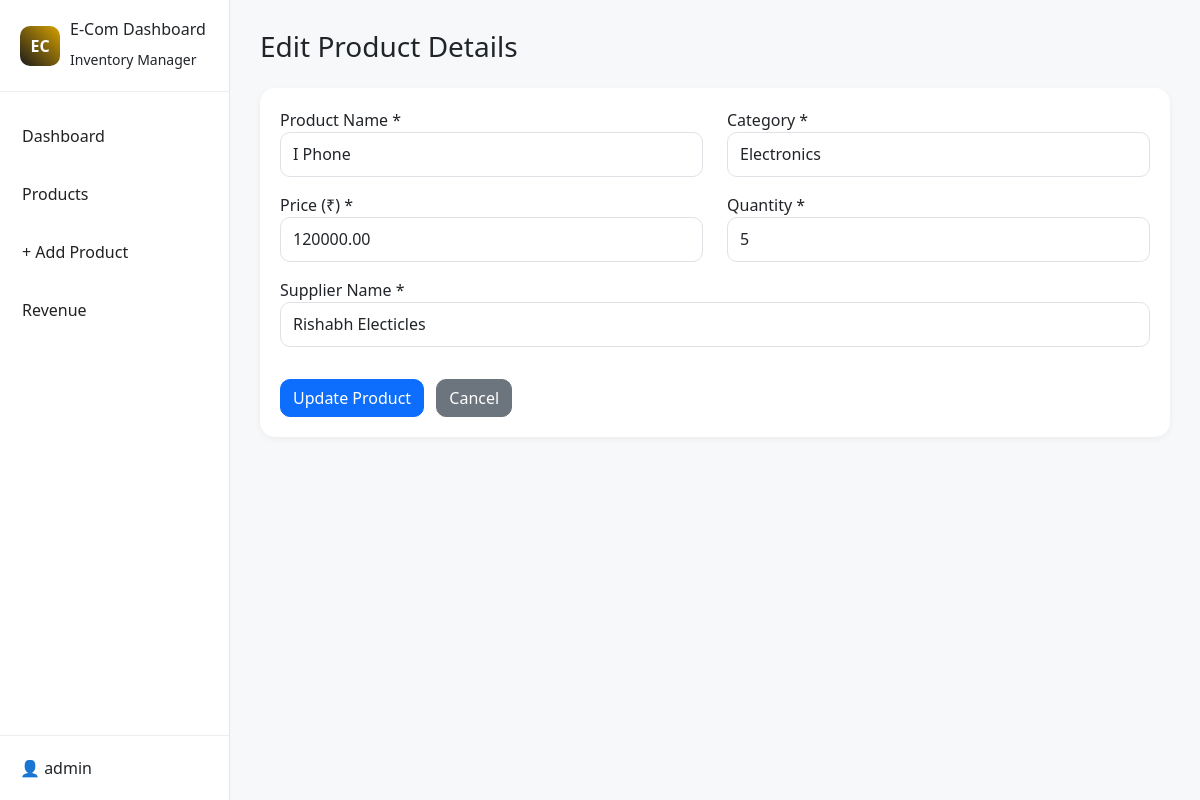
The page /edit/3/ on the database its author committed.
### inventory/models.py (models this page shows, shortened)
class Product(models.Model):
    name = models.CharField(max_length=255)
    category = models.CharField(max_length=100)
    price = models.DecimalField(max_digits=12, decimal_places=2)
    quantity = models.PositiveIntegerField()
    supplier = models.CharField(max_length=255)
    added_date = models.DateField(auto_now_add=True)
    class Meta:
        ordering = ["-id"]

### inventory/views.py (the view, shortened to what this page needs)
# urls.py: path("edit/<int:pid>/", views.edit_product, name="edit_product"),
def edit_product(request, pid):
    product = get_object_or_404(Product, pk=pid)
    return render(request, "inventory/add_product.html", {"product": product})

### inventory/templates/inventory/add_product.html
{% extends 'inventory/base.html' %}
{% block content %}
<h3>{% if product %}Edit Product Details{% else %}Add New Product{% endif %}</h3>
<div class="card-box mt-4"><form method="POST">{% csrf_token %}
<div class="row">
<div class="col-md-6 mb-3"><label>Product Name *</label><input type="text" name="name" class="form-control" value="{{ product.name|default:'' }}" required></div>
<div class="col-md-6 mb-3"><label>Category *</label><input type="text" name="category" class="form-control" value="{{ product.category|default:'' }}" required></div>
<div class="col-md-6 mb-3"><label>Price (₹) *</label><input type="number" step="0.01" min="0" name="price" class="form-control" value="{{ product.price|default:'' }}" required></div>
<div class="col-md-6 mb-3"><label>Quantity *</label><input type="number" min="0" name="quantity" class="form-control" value="{{ product.quantity|default:'' }}" required></div>
<div class="col-md-12 mb-3"><label>Supplier Name *</label><input type="text" name="supplier" class="form-control" value="{{ product.supplier|default:'' }}" required></div>
<div class="col-md-12 mt-3"><button type="submit" class="btn btn-primary">{% if product %}Update Product{% else %}Save Product{% endif %}</button>
<a href="{% url 'inventory:products' %}" class="btn btn-secondary ms-2">Cancel</a></div>
</div></form></div>
{% endblock %}

### inventory/static/inventory/style.css (style rules this page uses)
body { margin:0; background:#f7f8fa; font-family:Segoe UI; }
.card-box { background:white; padding:20px; border-radius:15px; box-shadow:0 2px 6px rgba(0,0,0,.05); }
.form-control, .form-select { height:45px; border-radius:10px; }
.btn { border-radius:10px; }

### rows shown on the page
Product: name "I Phone", category "Electronics", price "120000.00", quantity "5", supplier "Rishabh Electicles"
